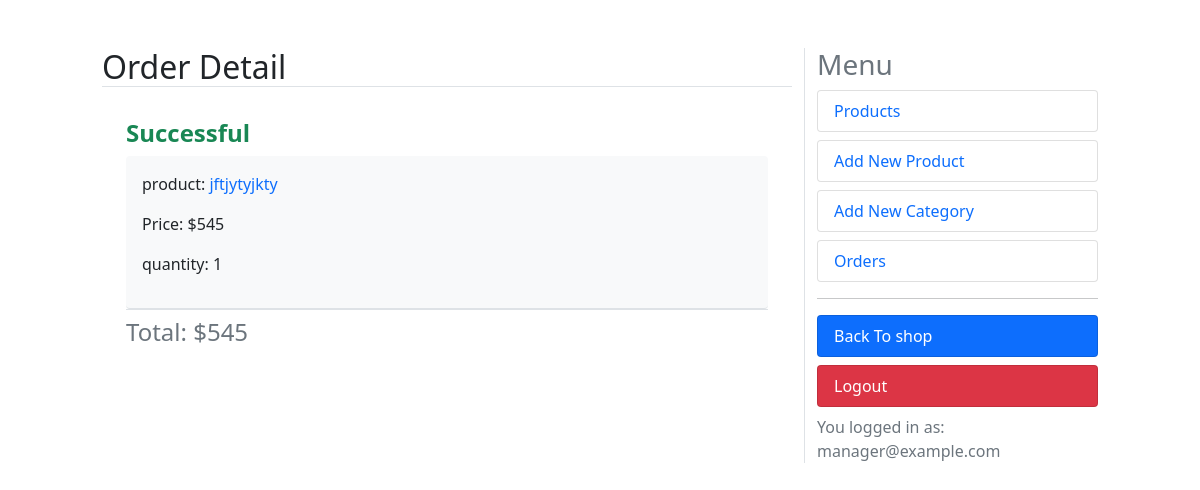
Screenshot of /dashboard/orders/detail/6 (signed in) with the database file from the repository.
### orders/models.py (models this page shows, shortened)
class OrderItem(models.Model):
    order = models.ForeignKey(Order, on_delete=models.CASCADE, related_name='items')
    product = models.ForeignKey(Product, on_delete=models.CASCADE, related_name='order_items')
    price = models.IntegerField()
    quantity = models.SmallIntegerField(default=1)
    def get_cost(self):
        return self.price * self.quantity

class Order(models.Model):
    user = models.ForeignKey(User, on_delete=models.CASCADE, related_name='orders')
    created = models.DateTimeField(auto_now_add=True)
    updated = models.DateTimeField(auto_now=True)
    status = models.BooleanField(default=False)
    class Meta:
        ordering = ('-created',)
    @property
    def get_total_price(self):
        total = sum(item.get_cost() for item in self.items.all())
        return total

### shop/models.py (models this page shows, shortened)
class Product(models.Model):
    category = models.ForeignKey(Category, on_delete=models.CASCADE, related_name='category')
    image = models.ImageField(upload_to='products')
    title = models.CharField(max_length=250)
    description = models.TextField()
    price = models.IntegerField()
    date_created = models.DateTimeField(auto_now_add=True)
    slug = models.SlugField(unique=True)
    class Meta:
        ordering = ('-date_created',)
    def get_absolute_url(self):
        return reverse('shop:product_detail', kwargs={'slug':self.slug})

### accounts/models.py (models this page shows, shortened)
class User(AbstractBaseUser):
    email = models.EmailField(max_length=100, unique=True)
    full_name = models.CharField(max_length=100)
    is_admin = models.BooleanField(default=False)
    is_active = models.BooleanField(default=True)
    likes = models.ManyToManyField(Product, blank=True, related_name='likes')
    is_manager = models.BooleanField(default=False)
    objects = UserManager()
    USERNAME_FIELD = 'email'
    REQUIRED_FIELDS = ['full_name']

### dashboard/views.py (the view)
# urls.py: path('orders/detail/<int:id>', views.order_detail, name='order_detail'),
@user_passes_test(is_manager)
@login_required
def order_detail(request, id):
    order = Order.objects.filter(id=id).first()
    items = OrderItem.objects.filter(order=order).all()
    context = {'title':'order detail', 'items':items, 'order':order}
    return render(request, 'order_detail.html', context)

### cart/utils/cart.py (called while the page is built)
    def __iter__(self):
        product_ids = self.cart.keys()
        products = Product.objects.filter(id__in=product_ids)
        cart = self.cart.copy()
        for product in products:
            cart[str(product.id)]['product'] = product
        for item in cart.values():
            item['total_price'] = int(item['price']) * int(item['quantity'])
            yield item

    def add_cart_session(self):
        cart = self.session.get(CART_SESSION_ID)
        if not cart:
            cart = self.session[CART_SESSION_ID] = {}
        return cart

### dashboard/views.py (called while the page is built)
def is_manager(user):
    try:
        if not user.is_manager:
            raise Http404
        return True
    except:
        raise Http404

### online_shop/context_processors.py (called while the page is built)
def return_cart(request):
    cart = len(list(Cart(request)))
    return {'cart_count': cart}

def return_categories(request):
    categories = Category.objects.all()
    return {'categories': categories}

### dashboard/templates/order_detail.html
{% extends "dashboard.html" %}
{% block content %}
{% if order.status %}
    <h4><b class="text-success">Successful</b></h4>
{% else %}
    <h3><b class="text-danger">Cancelled</b></h3>
{% endif %}
{% for item in items  %}
<div class="bg-light rounded border-bottom p-3">
    <p>product:<a class="text-decoration-none" href="{{ item.product.get_absolute_url }}"> {{item.product.title}}</a></p>
    <p>Price: ${{item.price}}</p>
    <p>quantity: {{item.quantity}}</p>
</div>
{% endfor %}
<h4 class="border-top pt-2 text-muted">Total: ${{ order.get_total_price }}</h4>
{% endblock %}

### dashboard/templates/dashboard.html (shortened to what this page needs)
<!DOCTYPE html>
<html lang="en">
<head>
    <link href="https://cdn.jsdelivr.net/npm/bootstrap@5.1.3/dist/css/bootstrap.min.css" rel="stylesheet">
</head>
<body>
    <div class="row mt-5">
        <div class="col-md-1"></div>
        <div class="col-md-7">
            <h2 class="border-bottom text-capitalize">{{ title }}</h2>
            <div class="p-4">
                {% block content %}{% endblock %}
            </div>
        </div>
        <div class="col-md-3 border-start">
            <h3 class="text-muted">Menu</h3>
            <a class="text-decoration-none" href="{% url 'dashboard:products' %}">
                <li class="rounded list-group-item  text-primary">Products</li>
            </a>
            <a class="text-decoration-none" href="{% url 'dashboard:add_product' %}">
                <li class="rounded list-group-item mt-2 text-primary">Add New Product</li>
            </a>
            <a class="text-decoration-none" href="{% url 'dashboard:add_category' %}">
                <li class="rounded list-group-item mt-2  text-primary">Add New Category</li>
            </a>
            <a class="text-decoration-none" href="{% url 'dashboard:orders' %}">
                <li class="rounded list-group-item mt-2  text-primary">Orders</li>
            </a>
            <hr>
            <a class="text-decoration-none" href="{% url 'shop:home_page' %}">
                <li class="rounded list-group-item bg-primary mt-2  text-white">Back To shop</li>
            </a>
            <a class="text-decoration-none" href="{% url 'accounts:user_logout' %}">
                <li class="rounded list-group-item bg-danger mt-2  text-white">Logout</li>
            </a>
            <div class="text-muted mt-2">You logged in as: {{ request.user.email }}</div>
        </div>
        <div class="col-md-1 "></div>
    </div>
</body>
</html>

### rows the page displays
OrderItem: product "jftjytyjkty", price "545", quantity "1"
Order: get_total_price "545"
User: user.email "manager@example.com"

### other values shown
{{ title }} "Order Detail"
